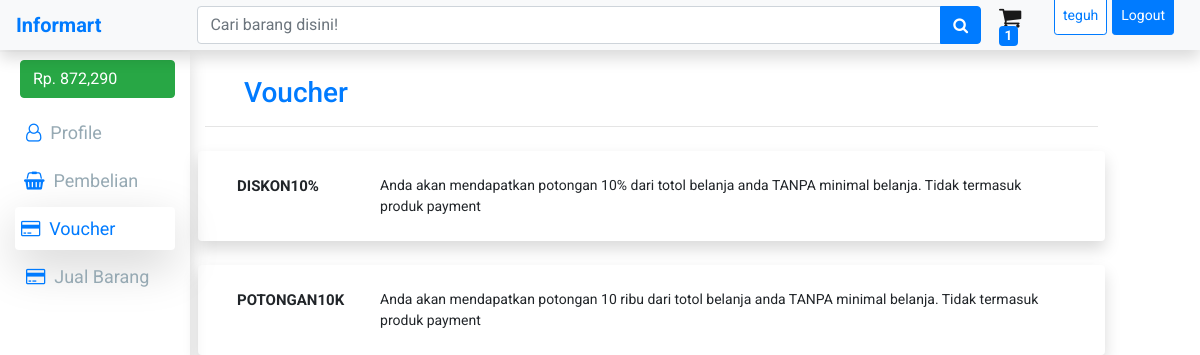
Page /page-voucher.php (signed in) on the committed database.
### tables this page shows
CREATE TABLE `user` (
  `kodeUser` int(11) NOT NULL,
  `username` varchar(255) NOT NULL,
  `fullname` varchar(255) NOT NULL,
  `email` varchar(255) NOT NULL,
  `telepon` varchar(255) NOT NULL,
  `password` varchar(255) NOT NULL,
  `foto` varchar(255) NOT NULL,
  `transaksi` int(11) NOT NULL,
  `penjualan` int(11) NOT NULL,
  `rating` float(11,2) NOT NULL,
  `saldo` int(11) NOT NULL,
  `idProvinsi` int(11) NOT NULL,
  `alamat` varchar(255) NOT NULL,
  `status` varchar(255) NOT NULL
);

CREATE TABLE `voucher` (
  `voucherID` int(11) NOT NULL,
  `voucherName` varchar(255) NOT NULL,
  `keterangan` varchar(255) NOT NULL,
  `potongan` float NOT NULL,
  `jenis` varchar(255) NOT NULL
);

### page-voucher.php (the view, shortened to what this page needs)
<?php
    include 'config.php';
    $userID = $_SESSION['iduser'];
    $sql = "SELECT * FROM voucher WHERE voucherID > 0";
    $voucher = mysqli_query($conn, $sql);
    $sql = "SELECT saldo FROM user WHERE kodeUser = $userID";
    $saldo = mysqli_fetch_assoc(mysqli_query($conn, $sql));
?>
<html>
    <head>
        <link rel="stylesheet" href="https://cdn.jsdelivr.net/npm/bootstrap@4.6.1/dist/css/bootstrap.min.css">
        <link rel="stylesheet" href="https://cdnjs.cloudflare.com/ajax/libs/font-awesome/4.7.0/css/font-awesome.min.css">
    </head>
    <body>
        <?php include "nav.php"; ?>
        <div class="main pt-1">
            <div class="row mt-5">
                <div class="col-2 shadow vh-100">
                    <ul class="mt-2">
                        <li>
                            <a href="page-topup.php" class="btn btn-success mb-2" style="width: 100%; text-align:left;">Rp. <?=number_format($saldo['saldo'],0,',',',')?> </a>
                        </li>
                        <li>
                            <div class="box p-2">
                                <a href="page-profil.php">
                                    <i class="fa fa-user-o blue" aria-hidden="true"></i>  &nbsp;Profile
                                </a>
                            </div>
                        </li>
                        <li>
                            <div class="box p-2">
                                <a class="box focus" type="button" data-toggle="collapse" data-target="#collapseExample" aria-expanded="false" aria-controls="collapseExample" style="text-decoration: none;">
                                <i class="fa fa-shopping-basket blue" aria-hidden="true"></i>
                                &nbsp;Pembelian
                                </a>
                            </div>
                        </li>
                        <li>
                            <div class="box-active shadow-lg rounded p-2">
                                <a class="box focus">
                                <i class="fa fa-credit-card blue" aria-hidden="true"></i>
                                &nbsp;Voucher
                                </a>
                            </div>
                        </li>
                        <li>
                            <div class="box p-2">
                                <a href="page-jual-barang.php?check=new">
                                <i class="fa fa-credit-card blue" aria-hidden="true"></i>
                                &nbsp;Jual Barang
                                </a>
                            </div>
                        </li>
                    </ul>
                </div>
                <div class="col-9">
                    <div class="row pt-4 ml-4">
                        <div class="col-10">
                            <small class="h3 blue">Voucher</small>
                            <br>
                        </div>
                    </div>
                    <hr>
                    <div class="container p-2">
                        <div class="cart-items">
                            <?php
                            foreach($voucher as $row){
                            ?>
                            <div class="cart-item row rounded shadow p-4">
                                <div class="col-2">
                                    <small style="font-weight: bold; font-size:15px;"><?=$row['voucherName']?></small>
                                </div>
                                <div class="col-10">
                                    <small><?=$row['keterangan']?></small>
                                    <br>
                                </div>
                            </div>
                            <br>
                            <?php } ?>
                        </div>
                    </div>
                </div>
            </div>
        </div>
    </body>
</html>

### page-voucher.php (style rules this page uses)
body { font-family: 'Roboto'; }
li { list-style-type:none; margin-left: -20px; margin-top: 5px ; font-size: large; }
.box { margin-left: -2px; }
.box a { color: #96a9b3; }
.box-active { background-color: white; margin-left: -5px; }
.box-active a { color: #007bff; }
.blue { color: #007bff; }
.box a ,#card a { text-decoration: none; }
a { text-decoration: none; }

### rows in the picture
user: saldo "872,290"
voucher: voucherName "DISKON10%", keterangan "Anda akan mendapatkan potongan 10% dari totol belanja anda TANPA minimal belanja. Tidak termasuk produk payment"
voucher: voucherName "POTONGAN10K", keterangan "Anda akan mendapatkan potongan 10 ribu dari totol belanja anda TANPA minimal belanja. Tidak termasuk produk payment"

### other values in the picture
$cartStack "1"
$userName "teguh"
